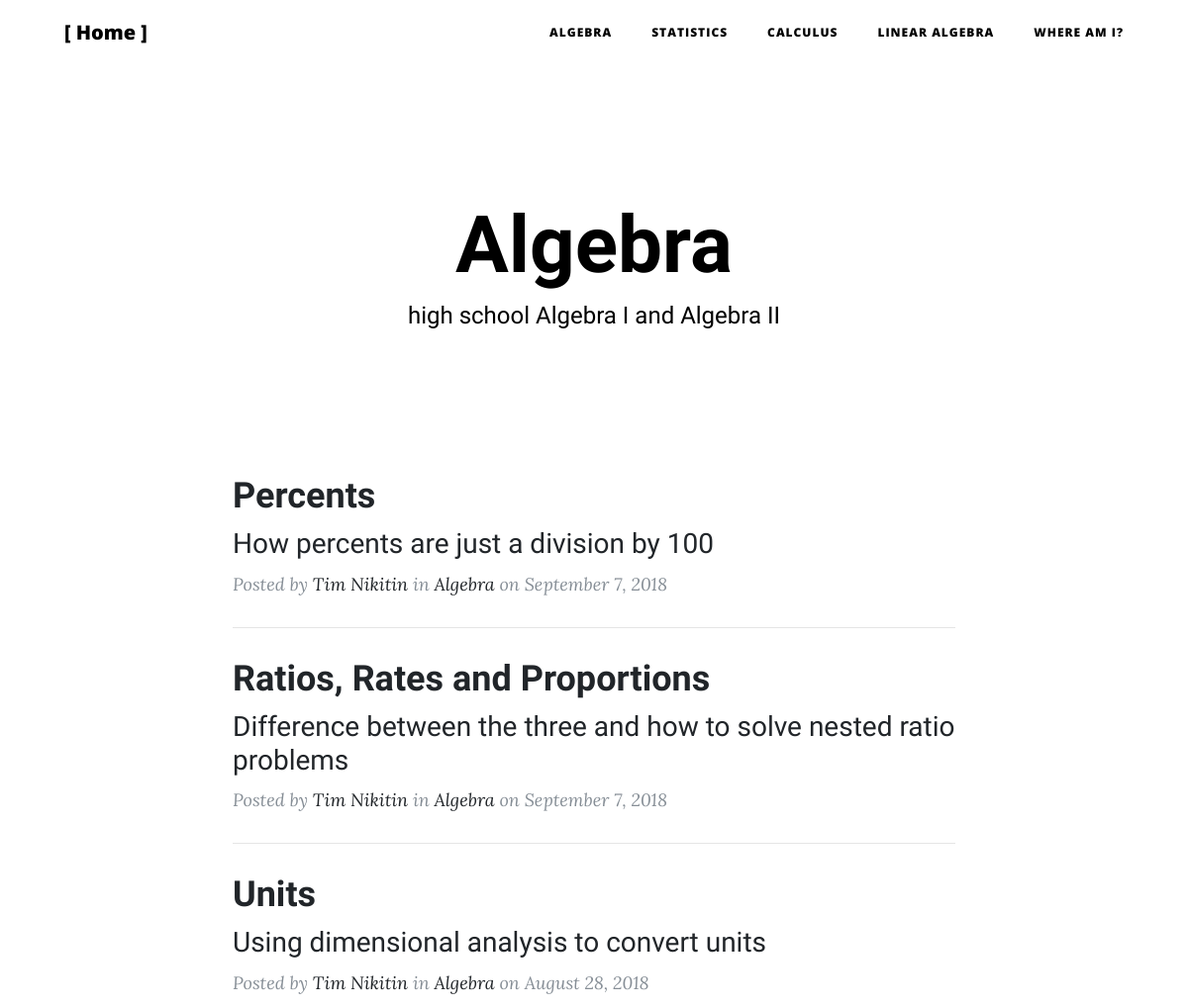
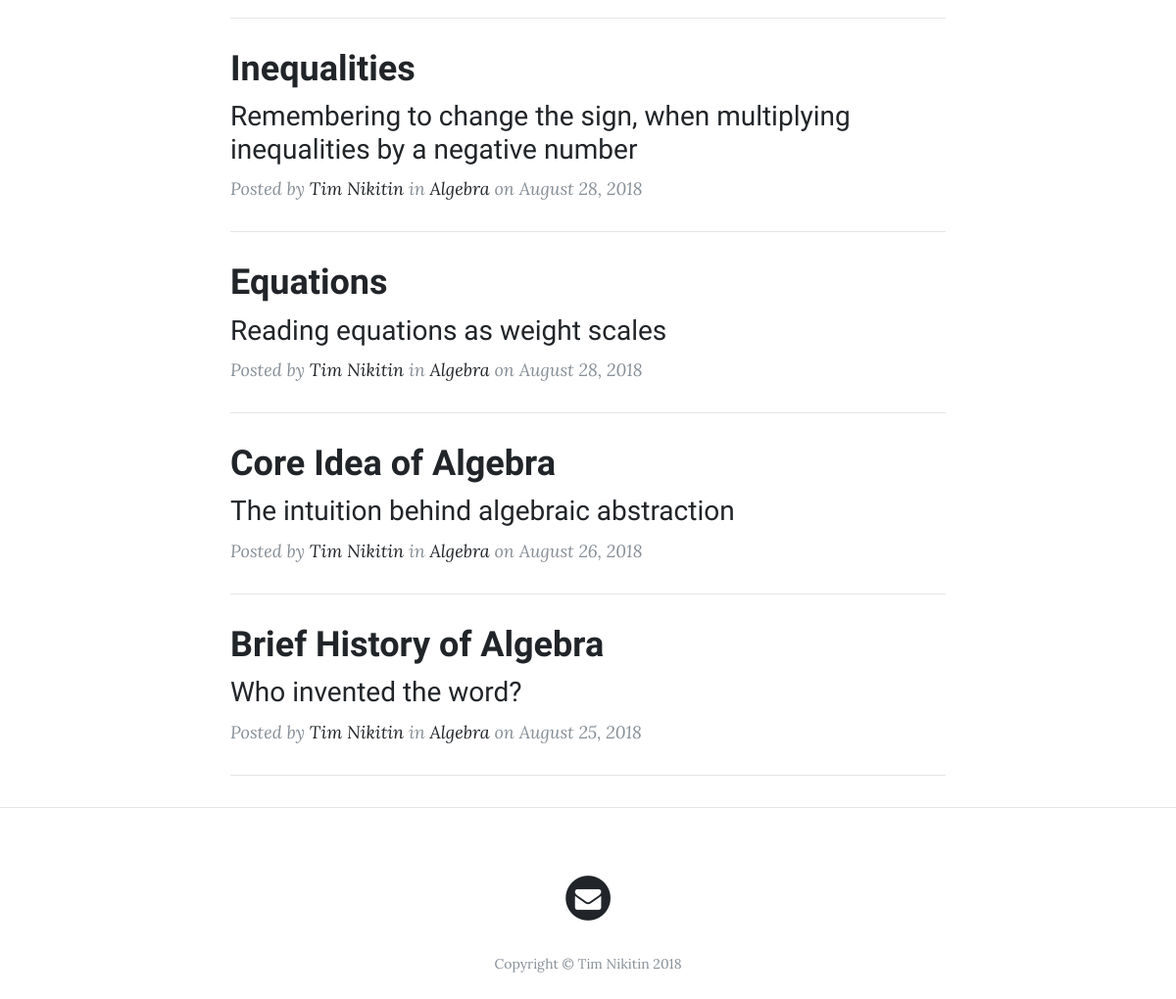
The page /algebra on the database its author committed (2 pictures, top to bottom).
### application.py (models this page shows, shortened)
class Post(db.Model):
    __tablename__ = "posts"
    id = db.Column(db.Integer, primary_key=True)
    heading = db.Column(db.Text)
    sub_heading = db.Column(db.Text)
    text = db.Column(db.Text)
    category = db.Column(db.Text)
    url = db.Column(db.Text)
    author = db.Column(db.Text)
    date = db.Column(db.Date)
    published = db.Column(db.Integer)

### application.py (the view)
@app.route("/algebra")
def algebra():
    image_url = "/static/img/35839019-math-wallpaper.jpg"
    heading = "Algebra"
    subheading = "high school Algebra I and Algebra II"
    heading_class = "site-heading"
    subheading_class = "span"
    box_id = "header_category_box"
    rows = Post.query.order_by(Post.id.desc()).filter(Post.category == "Algebra")
    posts = []
    for object in rows:
        day = int(object.date.strftime("%d"))
        day = str(day)
        date_unformatted = object.date.strftime("%Y-%m-%d")
        today = datetime.datetime.now().strftime("%Y-%m-%d")
        if date_unformatted == today:
            posts.append({object: "Today"})
        else:
            date_formatted = object.date.strftime("%B {}, %Y".format(day))
            posts.append({object: "{}".format(date_formatted)})
    return render_template("category.html", image_url=image_url, heading=heading,
                           subheading=subheading, heading_class=heading_class,
                           subheading_class=subheading_class, posts=posts, box_id=box_id)

### templates/category.html (shortened to what this page needs)
{% extends "layout_2.html" %}
{% block category %}
    <div class="container">
      <div class="row">
        <div class="col-lg-8 col-md-10 mx-auto">
          {% if not posts %}
          <div class="post-preview">
            <h2 class="post-title">Coming soon...</h2>
              <br>
          </div>
          {% else %}
            {% for post in posts %}
              {% for key, value in post.items() %}
                {% if key.published != 0 %}
                <div class="post-preview">
                  <a href="{{ url_for('post', url=key.url) }}">
                    <h2 class="post-title">
                      {{ key.heading }}
                    </h2>
                    <h3 class="post-subtitle">
                      {{ key.sub_heading }}
                    </h3>
                  </a>
                  <p class="post-meta">Posted
                    by
                    <a href="#">{{ key.author }}</a>
                    {% if key.category is not none %}
                    in <a href="#">{{ key.category }}</a>
                    {% endif %}
                    {% if value != "Today" %}
                    on {{ value }}
                    {% endif %}
                    </p>
                </div>
                <hr>
                {% endif %}
              {% endfor %}
            {% endfor %}
          {% endif %}
        </div>
        </div>
      </div>
    <hr>
{% endblock %}

### templates/layout_2.html (shortened to what this page needs)
<!DOCTYPE html>
<html lang="en">
  <head>
    <link href="/static/startbootstrap-clean-blog/vendor/bootstrap/css/bootstrap.min.css" rel="stylesheet">
    <link href="/static/startbootstrap-clean-blog/vendor/font-awesome/css/font-awesome.min.css" rel="stylesheet" type="text/css">
    <link href="/static/startbootstrap-clean-blog/css/clean-blog.min.css" rel="stylesheet">
    <link href="/static/addons/prism-syntax.css" rel="stylesheet">
  </head>
  <body>
    <nav class="navbar navbar-expand-lg navbar-light fixed-top" id="mainNav">
      <div class="container">
        <a class="navbar-brand" href="/">[ Home ]</a>
        <div class="collapse navbar-collapse" id="navbarResponsive">
          <ul class="navbar-nav ml-auto">
            <li class="nav-item">
              <a class="nav-link" href="{{ url_for('algebra') }}">Algebra</a>
            </li>
            <li class="nav-item">
              <a class="nav-link" href="{{ url_for('statistics') }}">Statistics</a>
            </li>
            <li class="nav-item">
              <a class="nav-link" href="{{ url_for('calculus') }}">Calculus</a>
            </li>
            <li class="nav-item">
              <a class="nav-link" href="{{ url_for('linear_algebra') }}">Linear Algebra</a>
            </li>
            <li class="nav-item">
              <a class="nav-link" href="{{ url_for('about') }}">Where am I?</a>
            </li>
          </ul>
        </div>
      </div>
    </nav>
    <header class="masthead">
      <div class="container" id="{{ box_id }}">
        <div class="row">
          <div class="col-lg-8 col-md-10 mx-auto">
            <div class="{{ heading_class }}">
              <h1>{{ heading }}</h1>
              <{{ subheading_class }} class="subheading">{{ subheading }}</{{ subheading_class }}>
            </div>
          </div>
        </div>
      </div>
    </header>
    {% block category %}{% endblock %}
    <footer>
      <div class="container">
        <div class="row">
          <div class="col-lg-8 col-md-10 mx-auto">
            <ul class="list-inline text-center">
              <li class="list-inline-item">
                <a href="mailto:artnikitin.c@gmail.com">
                  <span class="fa-stack fa-lg">
                    <i class="fa fa-circle fa-stack-2x"></i>
                    <i class="fa fa-envelope fa-stack-1x fa-inverse"></i>
                  </span>
                </a>
              </li>
            </ul>
            <p class="copyright text-muted">Copyright &copy; Tim Nikitin 2018</p>
          </div>
        </div>
      </div>
    </footer>
  </body>
</html>

### rows shown on the page
Post: heading "Percents", sub_heading "How percents are just a division by 100", author "Tim Nikitin", category "Algebra", date "September 7, 2018"
Post: heading "Ratios, Rates and Proportions", sub_heading "Difference between the three and how to solve nested ratio problems", author "Tim Nikitin", category "Algebra", date "September 7, 2018"
Post: heading "Units", sub_heading "Using dimensional analysis to convert units", author "Tim Nikitin", category "Algebra", date "August 28, 2018"
Post: heading "Inequalities", sub_heading "Remembering to change the sign, when multiplying inequalities by a negative number", author "Tim Nikitin", category "Algebra", date "August 28, 2018"
Post: heading "Equations", sub_heading "Reading equations as weight scales", author "Tim Nikitin", category "Algebra", date "August 28, 2018"
Post: heading "Core Idea of Algebra", sub_heading "The intuition behind algebraic abstraction", author "Tim Nikitin", category "Algebra", date "August 26, 2018"
Post: heading "Brief History of Algebra", sub_heading "Who invented the word?", author "Tim Nikitin", category "Algebra", date "August 25, 2018"

### other values the page prints
{{ heading }} "Algebra"
{{ subheading }} "high school Algebra I and Algebra II"
